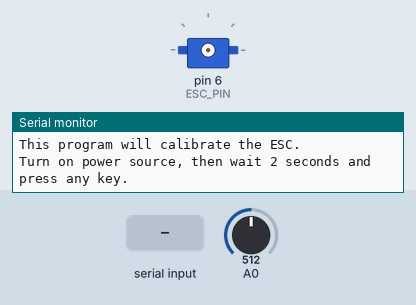
This sketch was run on a simulated Arduino Uno, built with avr-gcc and run on an emulated ATmega328P. On the bench: servo, the last lines printed to the serial monitor. Inputs (shaded band) come from the test bench; at power-on: A0 = 512.

Above: at 0.8 s.
0.9 s: "1" received over Serial
At 1.5 s:
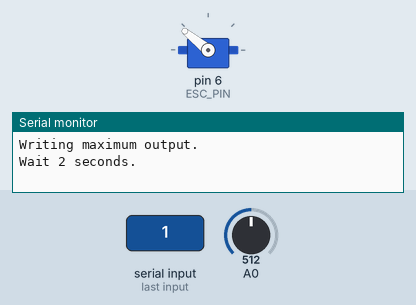
3.9 s: A0 set to 306
At 5.8 s:
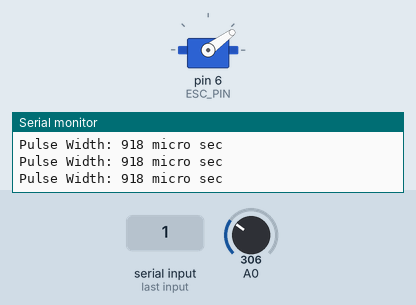
6.4 s: A0 set to 0
At 6.9 s:
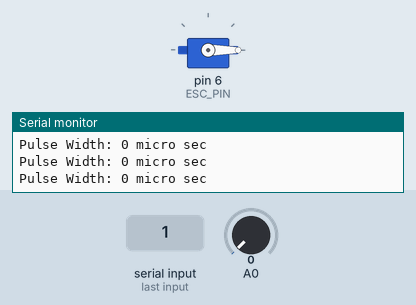
7.9 s: A0 set to 511
At 8.7 s:
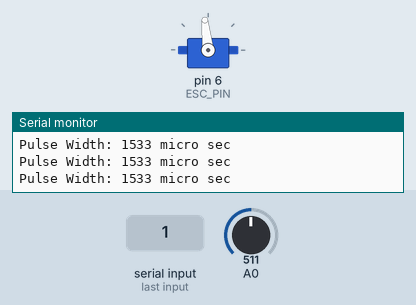
9.4 s: A0 set to 900
At 10.1 s:
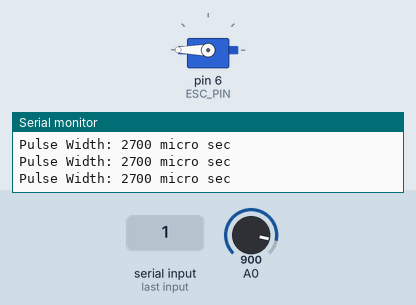
10.9 s: A0 set to 122
At 11.6 s:
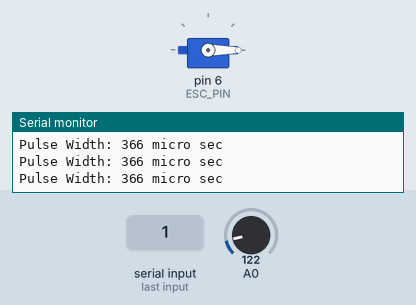
Timing chart, 0 to 13.9 s (numbered marks = the images above; inputs shaded):
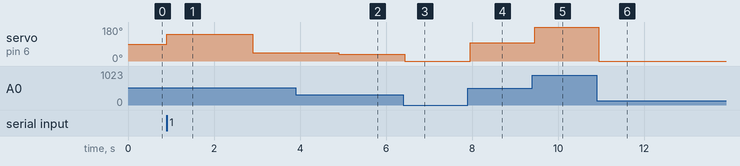

Measured:
- after the input at 0.9 s, servo on pin 6 (ESC_PIN): 90° → 141° at once, → 44° 2.0 s later
- after the input at 3.9 s, servo on pin 6 (ESC_PIN): 44° → 36° after 1.0 s
- after the input at 6.4 s, servo on pin 6 (ESC_PIN): 36° → 0° at once
- after the input at 7.9 s, servo on pin 6 (ESC_PIN): 0° → 96° after 0.05 s
- after the input at 9.4 s, servo on pin 6 (ESC_PIN): 96° → 180° after 0.06 s
- after the input at 10.9 s, servo on pin 6 (ESC_PIN): 180° → 0° at once

The sketch:

MotorTest.ino
```cpp
// #define PWMPin 6

// int volume=0;
// void setup() {
//   pinMode(PWMPin,OUTPUT);
//   Serial.begin(9600);
// }

// void loop() {
//   volume=analogRead(A0);
//   Serial.println(volume);
//   analogWrite(PWMPin, volume);
// }
#include <Servo.h>

#define MAX_SIGNAL 2000  //PWM信号における最大のパルス幅[マイクロ秒]
#define MIN_SIGNAL 1000  //PWM信号における最小のパルス幅[マイクロ秒]
#define ESC_PIN 6  //ESCへの出力ピン
int volume = 0;  //可変抵抗の値を入れる変数
char message[50];  //シリアルモニタへ表示する文字列を入れる変数

Servo esc;  //Servoオブジェクトを作成する．今回はESCにPWM信号を送るので，`esc`と命名している．

void setup() {
  Serial.begin(9600);
  Serial.println("Program begin...");
  Serial.println("This program will calibrate the ESC.");
  Serial.println("Turn on power source, then wait 2 seconds and press any key.");

  while (!Serial.available());  //シリアルポートで何か入力されるまで待ちます
  Serial.read();

  esc.attach(ESC_PIN);  //ESCへの出力ピンをアタッチします
  Serial.println("Writing maximum output.");
  esc.writeMicroseconds(MAX_SIGNAL);  //ESCへ最大のパルス幅を指示します
  Serial.println("Wait 2 seconds.");
  delay(2000);
  Serial.println("Writing minimum output");
  esc.writeMicroseconds(MIN_SIGNAL);  //ESCへ最小のパルス幅を指示します
  Serial.println("Wait 2 seconds. Then motor starts");
  delay(2000);
}

void loop() {
  volume = analogRead(A0) * 3.0;  //可変抵抗の値を1.0で掛けて変数volumeに入れる．値を調整したい場合は倍率を変更する．
  sprintf(message, "Pulse Width: %d micro sec", volume);  //シリアルモニタに表示するメッセージを作成
  Serial.println(message);  //可変抵抗の値をシリアルモニタに表示
  esc.writeMicroseconds(volume);  // パルス幅 `volume` のPWM信号を送信する
}
```
